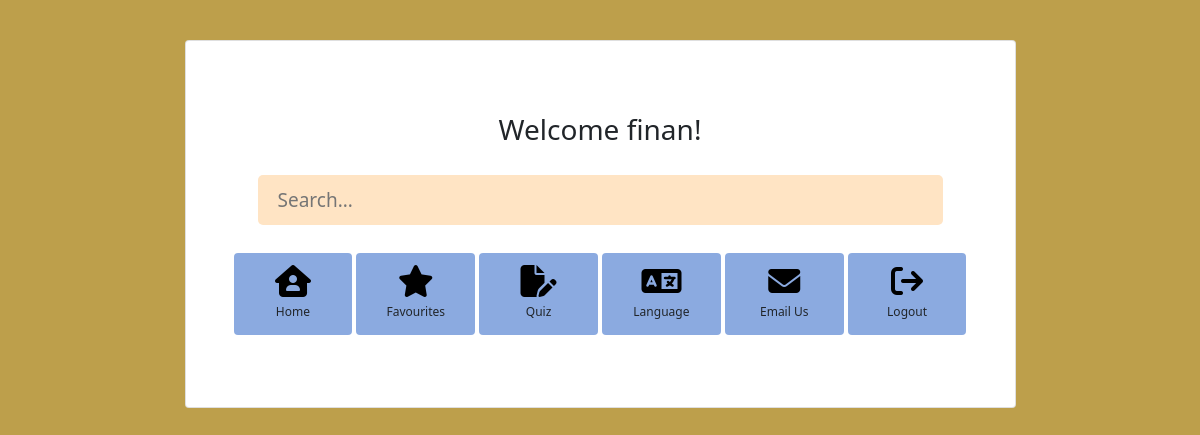
The page /favourites (signed in) on the database as committed earlier.
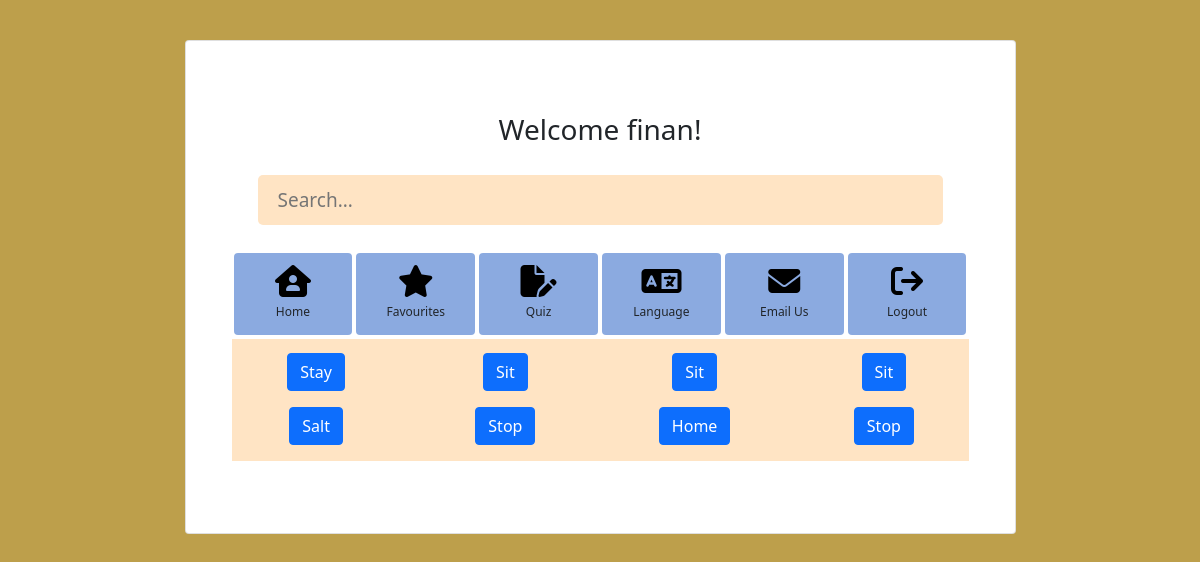
The same page on the database as committed later.
### models.py (models this page shows)
class Users(my_db.Model , UserMixin):
    __tablename__='users'
    id = my_db.Column(Integer, primary_key=True)
    username = my_db.Column(String(80), nullable=False)
    email = my_db.Column(String(120), unique=True, nullable=False)
    password=my_db.Column(String(500), nullable=False)

class Saved(my_db.Model, UserMixin):
    __tablename__='saved'
    id=my_db.Column(Integer, primary_key=True)
    word=my_db.Column(String)

### main.py (the view)
@app.route('/favourites')
def favourite():
    have_favourites = True
    all_favourites = Saved.query.all()
    list_of_favourites = []
    for word in all_favourites:
        list_of_favourites.append(word.word)
    deleted_words=Deleted.query.all()
    list_of_deleted_words=[]
    for row in deleted_words:
        list_of_deleted_words.append(row.word)
    for word in list_of_deleted_words:
        if word in list_of_favourites:
            list_of_favourites.remove(word)
    if not list_of_favourites:
        have_favourites = False
    return render_template('index.html', have_favourites=have_favourites, list_of_favourites=list_of_favourites)

### main.py (called while the page is built)
@login_manager.user_loader
def load_user(user_id):
    return Users.query.get(int(user_id))

### templates/index.html (shortened to what this page needs)
<!DOCTYPE html>
<html lang="en">
<head>
    <link rel="stylesheet" href="{{ url_for('static', filename='styles/styles.css') }}">
    <link href="https://cdn.jsdelivr.net/npm/bootstrap@5.0.2/dist/css/bootstrap.min.css" rel="stylesheet">
    <link href="https://cdn.jsdelivr.net/npm/bootstrap@5.0.2/dist/css/bootstrap.min.css" rel="stylesheet">
    <link rel="stylesheet" href="https://cdnjs.cloudflare.com/ajax/libs/font-awesome/6.1.2/css/all.min.css">
    <link rel="stylesheet" href="https://cdn.jsdelivr.net/npm/bootstrap@5.0.0-alpha1/dist/css/bootstrap.min.css">
    <link rel="stylesheet" href="https://cdnjs.cloudflare.com/ajax/libs/font-awesome/4.7.0/css/font-awesome.min.css">
</head>
<body id="body">
    <div class="container mt-4">
        <div class="row d-flex justify-content-center">
            <div class="col-md-9">
                <div class="card p-4 mt-3">
                    <h3 class="heading mt-5 text-center"> Welcome {{ current_user.username }}!</h3>
                    <div class="d-flex justify-content-center px-5">
                        <div style="background-color:bisque" class="search">
                            {% if current_user %}
                            <form action="{{ url_for('result') }}" method="post">
                                 <input type="text" class="search-input" placeholder="Search..." name="word">
                            </form>
                            {% endif %}
                        </div>
                    </div>
            <div class="row mt-4 g-1 px-4 mb-5">
                {% if not current_user %}
                <div class="col-md-6">
                    <div class="card-inner p-3 d-flex flex-column align-items-center">
                        <div class="icon-holder">
                            <a href="{{ url_for('register') }}">
                                <i class="fa-solid fa-address-card fa-2xl"></i>
                            </a>
                        </div>
                        <div class="text-center mg-text">
                            <span class="mg-text">Register</span>
                        </div>
                    </div>
                </div>
                <div class="col-md-6">
                    <div class="card-inner p-3 d-flex flex-column align-items-center">
                        <div class="icon-holder">
                            <a href="{{ url_for('login') }}">
                                <i class="fa-solid fa-arrow-right-to-bracket fa-2xl"></i>
                            </a>
                        </div>
                        <div class="text-center mg-text">
                            <span class="mg-text">Login</span>
                        </div>
                    </div>
                </div>
                {% else %}
                                <div class="col-md-2">
                    <div class="card-inner p-3 d-flex flex-column align-items-center">
                        <div class="icon-holder">
                            <a href="{{ url_for('home') }}">
                                <i class="fa-solid fa-house-user fa-2xl"> </i>
                            </a>
                        </div>
                        <div class="text-center mg-text">
                            <span class="mg-text">Home</span>
                        </div>
                    </div>
                </div>
                {% endif %}
                {% if current_user  %}
                <div class="col-md-2">
                        <div class="card-inner p-3 d-flex flex-column align-items-center">
                                <div class="icon-holder">
                                    <a href="{{ url_for('favourite') }}">
                                        <i class="fa-solid fa-star fa-2xl"></i>
                                    </a>
                                </div>
                            <div class="text-center mg-text"> <span class="mg-text">Favourites</span>
                            </div>
                         </div>
                 </div>
                <div class="col-md-2">
                    <div class="card-inner p-3 d-flex flex-column align-items-center">
                        <div class="icon-holder">
                            <a href="{{ url_for('quiz') }}">
                                <i class="fa-solid fa-file-pen fa-2xl"></i>
                            </a>
                        </div>
                        <div class="text-center mg-text"> <span class="mg-text">Quiz</span>
                        </div>
                    </div>
                </div>
                <div class="col-md-2">
                    <div class="card-inner p-3 d-flex flex-column align-items-center">
                        <div class="icon-holder">
                            <i class="fa-solid fa-language fa-2xl"></i>
                        </div>
                        <div class="text-center mg-text"> <span class="mg-text">Language</span>
                        </div>
                    </div>
                </div>
                <div class="col-md-2">
                    <div class="card-inner p-3 d-flex flex-column align-items-center">
                        <div class="icon-holder">
                            <i class="fa-solid fa-envelope fa-2xl"></i>
                        </div>
                        <div class="text-center mg-text">
                        <span class="mg-text">Email Us</span>
                    </div>
                    </div>
                </div>
                <div class="col-md-2">
                    <div class="card-inner p-3 d-flex flex-column align-items-center">
                        <div class="icon-holder">
                            <a href="{{ url_for('logout') }}">
                            <i class="fa-solid fa-arrow-right-from-bracket fa-2xl"></i>
                            </a>
                        </div>
                        <div class="text-center mg-text">
                                <span class="mg-text">Logout</span>
                        </div>
                    </div>
                </div>
                {% endif %}
                {% if have_favourites %}
                    <div class="container favourites-container">
                        <div class="row">
                            {% for word in list_of_favourites %}
                                    <div class=" col-lg-3 col-md-6 col-sm-12 favourite-label">
                                        <a href="{{ url_for('display_favourite', word=word) }}">
                                             <p class="btn btn-primary btn-block "> {{ word.title() }} </p>
                                        </a>
                                </div>
                            {% endfor %}
                        </div>
                    </div>
                {% endif %}
            </div>
        </div>
            </div>
        </div>
    </div>
</body>
</html>

### static/styles/styles.css (style rules this page uses)
html { scroll-behavior: smooth; }
#body { background-color:#bd9f4b; }
body { background-color:grey; padding-bottom: 5%; }
.card { border: none; background: #eee; }
.search { width: 100%; margin-bottom: auto; margin-top: 20px; height: 50px; background-color: #fff; padding: 10px; border-radius: 5px; }
.search-input { color: white; border: 0; outline: 0; background: none; width: 0; margin-top: 5px; caret-color: transparent; line-height: 20px; transition: width 0.4s linear }
.search .search-input { padding: 0 10px; width: 100%; caret-color: #536bf6; font-size: 19px; font-weight: 300; color: black; transition: width 0.4s linear; }
a:link { text-decoration: none; }
.card-inner { position: relative; display: flex; flex-direction: column; min-width: 0; word-wrap: break-word; background-color: #8baae0; background-clip: border-box; border: 1px solid rgba(0,0,0,.125); border-radius: .25rem; border:none; cursor: pointer; transition: all 0.7s; }
.icon-holder { padding-bottom:10px; }
.mg-text span { font-size: 12px; }
.mg-text { line-height: 14px; }
.fa-solid { color:black; }
.favourites-container { background-color:bisque; text-align:center; padding:2% 0 0; }

Rows that differ between the two databases and show on the page:
added Saved: title "Stay"
added Saved: title "Sit"
added Saved: title "Sit"
added Saved: title "Sit"
added Saved: title "Salt"
added Saved: title "Stop"
added Saved: title "Home"
added Saved: title "Stop"
